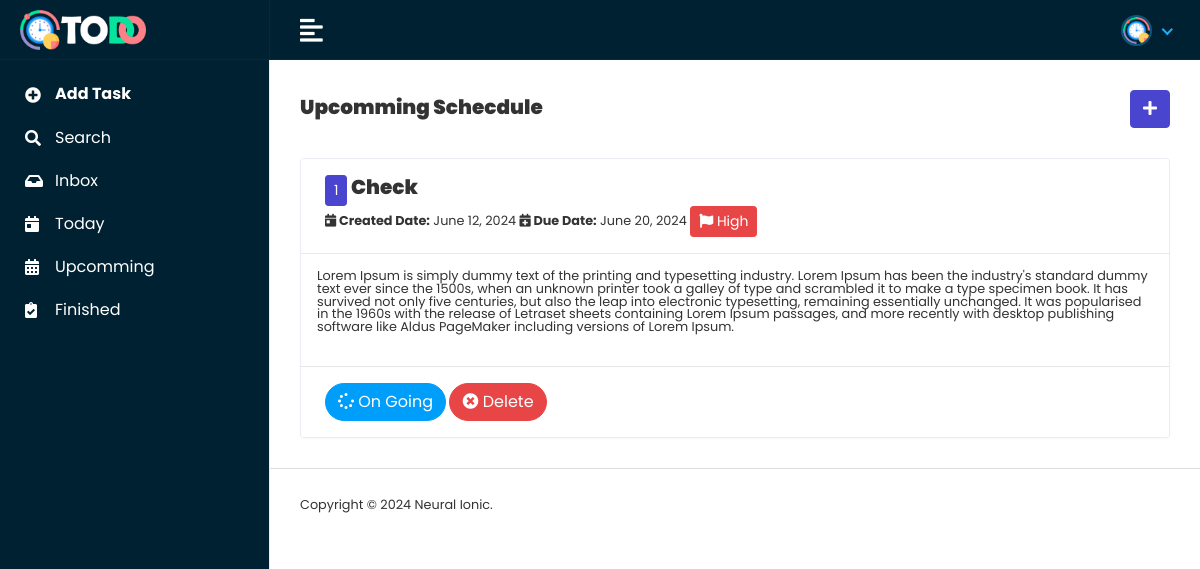
The page /upcommingTaskList/ (signed in) on the database its author committed.
### todoapp/models.py (models this page shows, shortened)
class TaskModel(models.Model):
    PRIORITY = [
        ("High","High"),
        ("Medium","Medium"),
        ("Low","Low"),
    ]
    category = models.ForeignKey(CategoryModel,on_delete=models.CASCADE,null=True)
    Priority = models.CharField(choices=PRIORITY,max_length=100, null=True)
    TaskName = models.CharField(max_length=100,null=True)
    TaskDescription = models.TextField(null=True)
    Status = models.CharField(default="OnGoing", max_length=100,null=True)
    Created_at = models.DateField(auto_now_add=True,max_length=100,null=True)
    Updated_at = models.DateField(auto_now=True,max_length=100,null=True)
    DueDate = models.DateField(max_length=100,null=True)
    CompletedDate = models.DateField(max_length=100,null=True)
    user = models.ForeignKey(CustomToDoUserModel, on_delete=models.CASCADE, null = True)
    class Meta:
        ordering = ["category"]
        verbose_name = "Task Data Model"
        db_table = "task_data_table"

### todoproject/userviews.py (the view)
# urls.py: path('upcommingTaskList/',upcommingTaskList,name="upcommingTaskList"),
def upcommingTaskList(request):
    today = datetime.datetime.now()
    current_user = request.user
    taskdata = TaskModel.objects.filter(~Q(DueDate=today),Status = 'OnGoing',user=current_user)
    return render(request,'myuser/upcommingtasklist.html',{'taskdata':taskdata})

### template/myuser/upcommingtasklist.html
{% extends 'master/master.html' %}
{% block content %}
<div class="content container-fluid">
    <div class="page-header">
       <div class="row align-items-center">
          <div class="col">
             <h2 class="page-title"><strong>Upcomming Schecdule</strong></h2>
          </div>
          <div class="col-auto text-right float-right ml-auto">
             <a href="{% url 'addTask' %}" class="btn btn-primary"><i class="fas fa-plus"></i></a>
          </div>
       </div>
    </div>
    <div class="row">
     {% for i in taskdata %}
     <div class="col-sm-12">
      <div class="card card-table">
        <div class="card-header">
            <span class="btn btn-primary btn-sm">{{forloop.counter}}</span>
            <span class="page-title"><strong>{{i.TaskName}}</strong></span><br>
           <span><i class="fas fa-calendar-day"></i><strong> Created Date:</strong> {{i.Created_at}}</span>
           <span><i class="fas fa-calendar-plus"></i><strong> Due Date:</strong> {{i.DueDate}}</span>
           {% if i.Priority == 'High' %}
           <span class="btn btn-danger btn-sm"><i class="fas fa-flag"></i> {{i.Priority}}</span>
           {% elif i.Priority == 'Medium' %}
           <span class="btn btn-warning btn-sm"><i class="fas fa-flag"></i> {{i.Priority}}</span>
           {% else %}
           <span class="btn btn-secondary btn-sm"><i class="fas fa-flag"></i> {{i.Priority}}</span>
           {% endif %}
        </div>
         <div class="card-body">
           <p>{{i.TaskDescription}}</p>
         </div>
         <div class="card-footer">
            <a href="{% url 'finishedTask' i.id %}" class="btn btn-rounded btn-info"><i class="fas fa-spinner fa-spin"></i> On Going</a>
            <a href="{% url 'deleteTask' i.id %}" class="btn btn-rounded btn-danger"><i class="fas fa-times-circle"></i> Delete</a>
         </div>
      </div>
   </div>
     {% endfor %}
    </div>
 </div>
{% endblock content %}

### static/assets/css/style.css (style rules this page uses)
html { height: 100%; }
body { background-color: #fff; color: #333; font-family: 'Poppins', sans-serif; font-size: 0.8rem; height: 100%; line-height: 1; overflow-x: hidden; }
h1, h2, h3, h4, h5, h6 { font-family: 'Poppins', sans-serif; margin-top: 0; }
a { color: #009ce7; }
input, button, a { transition: all 0.4s ease; -moz-transition: all 0.4s ease; -o-transition: all 0.4s ease; -ms-transition: all 0.4s ease; -webkit-transition: all 0.4s ease; }
.btn.btn-rounded { border-radius: 50px; }
.btn-primary { background-color: #4a45cf; border: 1px solid #4a45cf; }
.btn-info { background-color: #009efb; border: 1px solid #009efb }
.btn-danger { background-color: #e84646; border: 1px solid #e84646; }
.card { border: 1px solid #ececf5; box-shadow: 0 1px 3px 0 rgba(0, 0, 0, 0.03); margin-bottom: 1.875rem; }
.card-body { padding: 1rem; }
.card-header { border-bottom: 1px solid #e6e6e6; padding: 1rem 1.5rem; }
.card-footer { background-color: #fff; border-top: 1px solid #e6e6e6; padding: 1rem 1.5rem; }
.card .card-header { background-color: #fff; border-bottom: 1px solid #eaeaea; }
.page-wrapper > .content { padding: 1.875rem 1.875rem 0; }
.page-header { margin-bottom: 1.875rem; }
.page-title { font-size: 20px; font-weight: 600; color: #333; margin-bottom: 5px; }

### rows shown on the page
TaskModel: TaskName "Check", Created_at "June 12, 2024", DueDate "June 20, 2024", Priority "High", TaskDescription "Lorem Ipsum is simply dummy text of the printing and typesetting industry. Lorem Ipsum has been the industry's standard dummy text ever since the 1500s, when an unknown printer took a galley of type and scrambled it to make a type specimen book. It has survived not only five centuries, but also the leap into electronic typesetting, remaining essentially unchanged. It was popularised in the 1960s with the release of Letraset sheets containing Lorem Ipsum passages, and more recently with desktop publishing software like Aldus PageMaker including versions of Lorem Ipsum."
